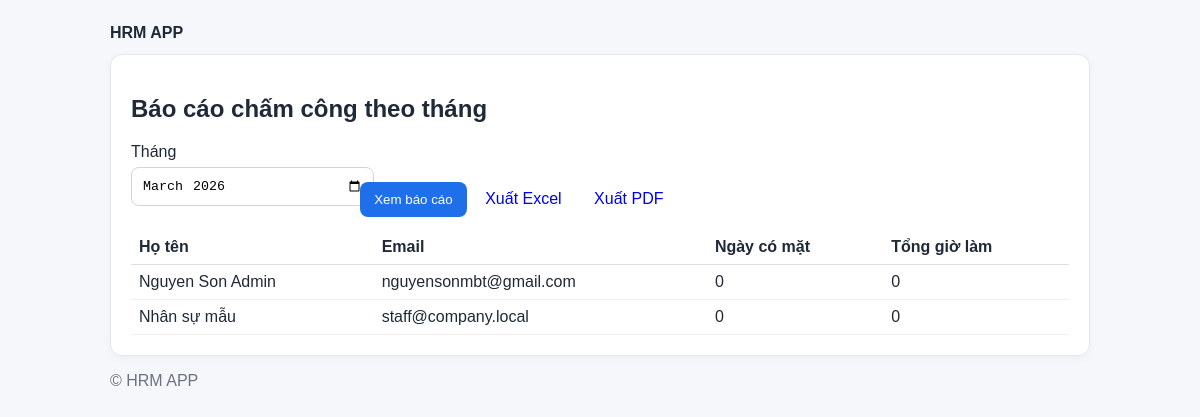
/attendance/reports (signed in), run on the app's committed database.
### tables this page shows
CREATE TABLE IF NOT EXISTS users (
  id INT UNSIGNED AUTO_INCREMENT PRIMARY KEY,
  full_name VARCHAR(150) NOT NULL,
  email VARCHAR(150) NOT NULL UNIQUE,
  phone VARCHAR(20) NULL,
  address_ward VARCHAR(120) NULL,
  address_city VARCHAR(120) NULL,
  start_date DATE NULL,
  birth_date DATE NULL,
  base_salary BIGINT UNSIGNED NULL,
  password VARCHAR(255) NOT NULL,
  role ENUM('admin','manager','staff') NOT NULL DEFAULT 'staff',
  is_active TINYINT(1) NOT NULL DEFAULT 1,
  department_id INT UNSIGNED NULL,
  position_id INT UNSIGNED NULL,
  position VARCHAR(120) NULL,
  avatar_url VARCHAR(500) NULL,
  last_seen_at DATETIME NULL,
  created_at TIMESTAMP DEFAULT CURRENT_TIMESTAMP,
  updated_at TIMESTAMP DEFAULT CURRENT_TIMESTAMP ON UPDATE CURRENT_TIMESTAMP,
  CONSTRAINT fk_users_department FOREIGN KEY (department_id) REFERENCES departments(id) ON DELETE SET NULL,
  CONSTRAINT fk_users_position FOREIGN KEY (position_id) REFERENCES positions(id) ON DELETE SET NULL,
  KEY idx_users_is_active (is_active),
  KEY idx_users_last_seen (last_seen_at),
  KEY idx_users_role (role),
  KEY idx_users_department (department_id)
);

### app/bootstrap.php (called while the page is built, shortened)
<?php
function db(): PDO
{
    static $pdo;
    if ($pdo instanceof PDO) return $pdo;
    $cfg = require __DIR__ . '/../config/app.php';
    $db = $cfg['db'];
    $dsn = sprintf('mysql:host=%s;port=%d;dbname=%s;charset=%s', $db['host'], $db['port'], $db['database'], $db['charset']);
    $pdo = new PDO($dsn, $db['username'], $db['password'], [
        PDO::ATTR_ERRMODE => PDO::ERRMODE_EXCEPTION,
        PDO::ATTR_DEFAULT_FETCH_MODE => PDO::FETCH_ASSOC,
        PDO::ATTR_EMULATE_PREPARES => false,
        PDO::ATTR_PERSISTENT => true,
    ]);
    return $pdo;
}
function view(string $file, array $data = []): void
{
    extract($data);
    require __DIR__ . '/../views/' . $file . '.php';
}
function attendance_summary_by_month(string $month): array
{
    static $cache = [];
    $sql = "SELECT u.id AS user_id, u.full_name, u.email,
                   SUM(CASE WHEN al.check_in IS NOT NULL THEN 1 ELSE 0 END) AS present_days,
                   SUM(CASE WHEN al.check_in IS NOT NULL AND al.check_out IS NOT NULL THEN TIMESTAMPDIFF(MINUTE, al.check_in, al.check_out) ELSE 0 END) AS worked_minutes
            FROM users u
            LEFT JOIN attendance_logs al ON al.user_id = u.id AND al.work_date >= CONCAT(?, '-01')
                AND al.work_date < DATE_ADD(CONCAT(?, '-01'), INTERVAL 1 MONTH)
            GROUP BY u.id, u.full_name, u.email
            ORDER BY u.full_name";
    $stmt = db()->prepare($sql);
    $stmt->execute([$month, $month]);
    $cache[$month] = $stmt->fetchAll();
    return $cache[$month];
}
function site_settings(): array
{
    static $cache = null;
    if ($cache !== null) return $cache;
    try {
        $rows = db()->query('SELECT `key`,`value` FROM site_settings')->fetchAll();
        $cache = [];
        foreach ($rows as $r) $cache[$r['key']] = (string)($r['value'] ?? '');
    } catch (Throwable $e) {
        $cache = [];
    }
    return $cache;
}
function site_get(string $key, string $default = ''): string
{
    $s = site_settings();
    return isset($s[$key]) && $s[$key] !== '' ? $s[$key] : $default;
}

### views/attendance/reports.php (the view)
<?php require __DIR__ . '/../layouts/header.php'; ?>
<div class="card">
  <h2>Báo cáo chấm công theo tháng</h2>
  <form method="get" action="/attendance/reports" style="display:flex;gap:8px;align-items:end;flex-wrap:wrap">
    <div>
      <label>Tháng</label>
      <input type="month" name="month" value="<?= htmlspecialchars($month) ?>" required>
    </div>
    <div>
      <button class="btn btn-primary" type="submit">Xem báo cáo</button>
      <a class="btn" href="/attendance/export/excel?month=<?= urlencode($month) ?>">Xuất Excel</a>
      <a class="btn" target="_blank" href="/attendance/export/pdf?month=<?= urlencode($month) ?>">Xuất PDF</a>
    </div>
  </form>
  <table style="width:100%;border-collapse:collapse;margin-top:12px">
    <thead>
      <tr>
        <th style="text-align:left;border-bottom:1px solid #ddd;padding:8px">Họ tên</th>
        <th style="text-align:left;border-bottom:1px solid #ddd;padding:8px">Email</th>
        <th style="text-align:left;border-bottom:1px solid #ddd;padding:8px">Ngày có mặt</th>
        <th style="text-align:left;border-bottom:1px solid #ddd;padding:8px">Tổng giờ làm</th>
      </tr>
    </thead>
    <tbody>
      <?php foreach ($rows as $r): ?>
      <tr>
        <td style="padding:8px;border-bottom:1px solid #f1f1f1"><?= htmlspecialchars($r['full_name']) ?></td>
        <td style="padding:8px;border-bottom:1px solid #f1f1f1"><?= htmlspecialchars($r['email']) ?></td>
        <td style="padding:8px;border-bottom:1px solid #f1f1f1"><?= (int)$r['present_days'] ?></td>
        <td style="padding:8px;border-bottom:1px solid #f1f1f1"><?= round(((int)$r['worked_minutes'])/60, 2) ?></td>
      </tr>
      <?php endforeach; ?>
    </tbody>
  </table>
</div>
<?php require __DIR__ . '/../layouts/footer.php'; ?>

### views/layouts/header.php (style rules this page uses)
body { font-family:Arial,sans-serif;background:#f5f7fb;max-width:980px;margin:24px auto;padding:0 12px;color:#1f2937 }
.card { background:#fff;border:1px solid #e5e7eb;border-radius:12px;padding:20px;margin-bottom:16px;box-shadow:0 2px 8px rgba(0,0,0,.04) }
.btn { padding:10px 14px;border:0;border-radius:8px;cursor:pointer;text-decoration:none;display:inline-block }
.btn-primary { background:#1f6feb;color:#fff }
input { padding:10px;width:100%;margin-top:6px;margin-bottom:12px;border:1px solid #d1d5db;border-radius:8px }

### data on the page
users: full_name "Nguyen Son Admin", email "nguyensonmbt@gmail.com", present_days "0", worked_minutes "0"
users: full_name "Nhân sự mẫu", email "staff@company.local", present_days "0", worked_minutes "0"

### other printed values
site_get('site_name', 'HRM APP') "HRM APP"
site_get('footer_text', '© HRM APP') "© HRM APP"
